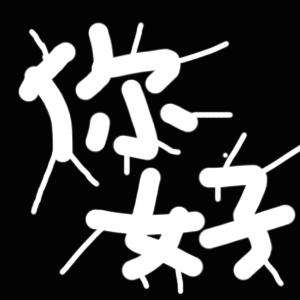
#> input picture 3.8/cv2/data/erode.png, 300 x 300 px
$ python image_morph.py
#> lines starting #> are read from the running program, lines starting #| are printed output that depends on the picture
# -*- coding: utf-8 -*-
# @author   :   eko.zhan
# @time     :   2021/8/25 20:31
import cv2
import numpy as np

img = cv2.imread("../data/erode.png")
#> img is the input picture: shape (300, 300, 3); min 3, max 255, mean 68.2

# (5, 5) 该参数配合腐蚀迭代次数一起试用
kernel = np.ones((5, 5), np.uint8)
# 先腐蚀，再膨胀
open_img = cv2.morphologyEx(img, cv2.MORPH_OPEN, kernel, iterations=2)
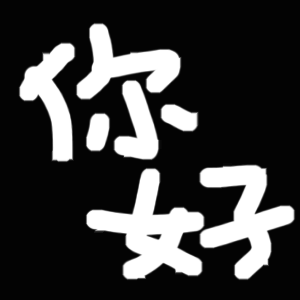
#> open_img: shape (300, 300, 3); min 3, max 255, mean 60

# 先膨胀，再腐蚀
close_img = cv2.morphologyEx(img, cv2.MORPH_CLOSE, kernel, iterations=2)
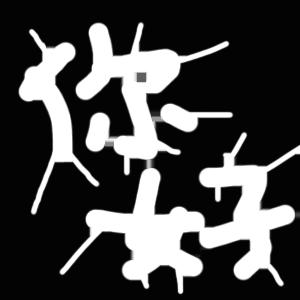
#> close_img: shape (300, 300, 3); min 3, max 255, mean 70.9

res = np.hstack((img, open_img, close_img))
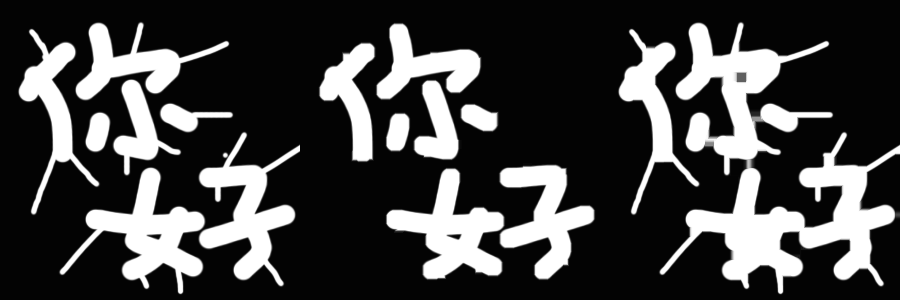
#> res: shape (300, 900, 3); min 3, max 255, mean 66.4
cv2.imshow("res", res)
cv2.waitKey()
cv2.destroyAllWindows()

$ run again, with 3.8/cv2/data/cycle.png copied over 3.8/cv2/data/erode.png
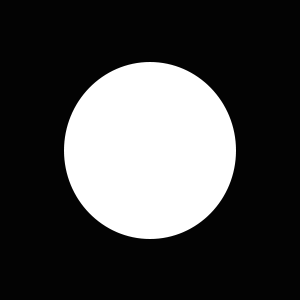
#> input picture 3.8/cv2/data/cycle.png, 300 x 300 px
#> img is the input picture: shape (300, 300, 3); min 3, max 255, mean 69.9
#> `res = np.hstack((img, open_img, close_img))`:
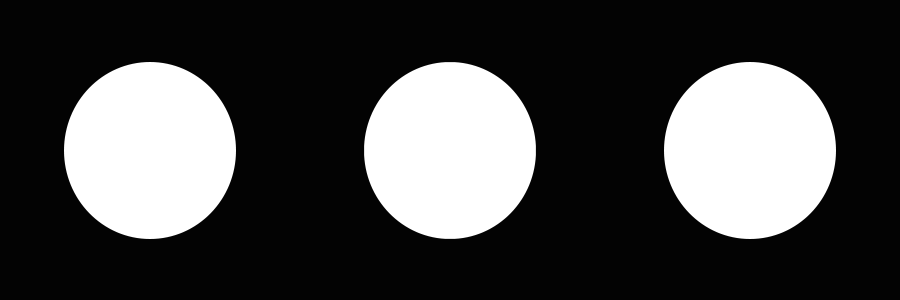
#> res: shape (300, 900, 3); min 3, max 255, mean 69.9
